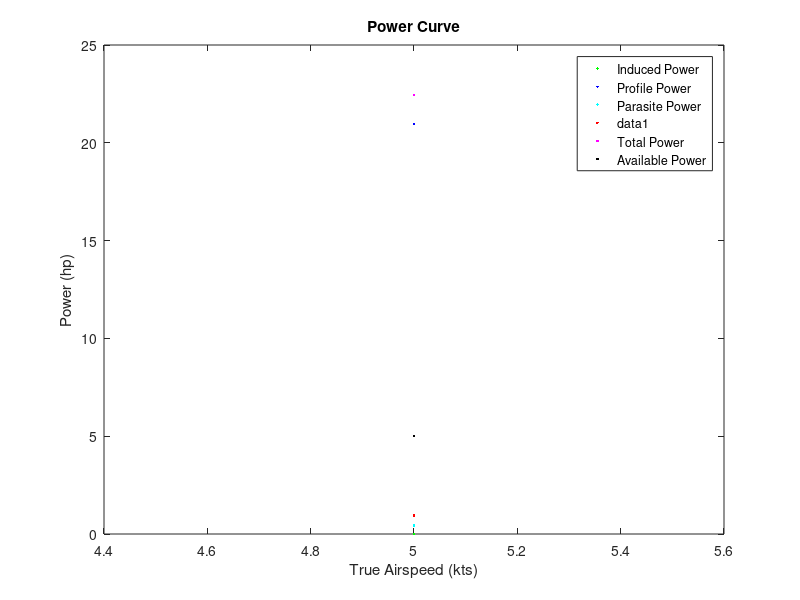
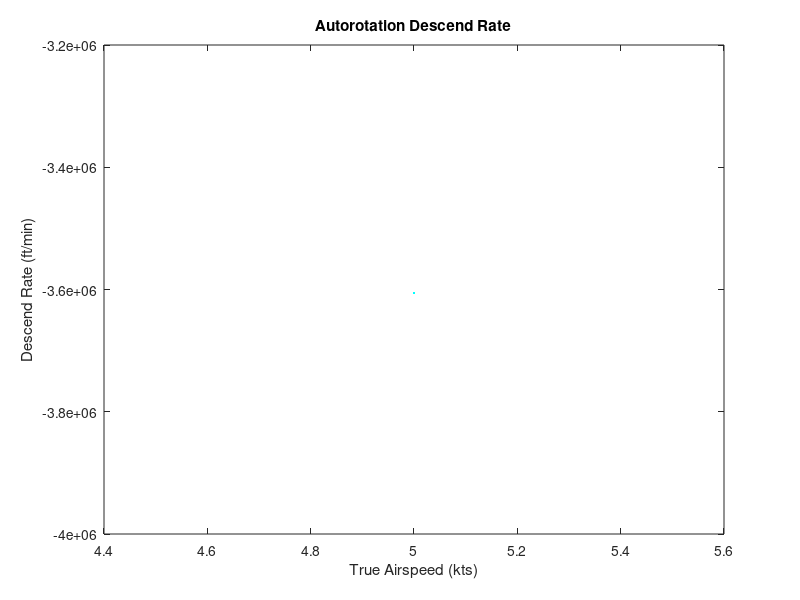
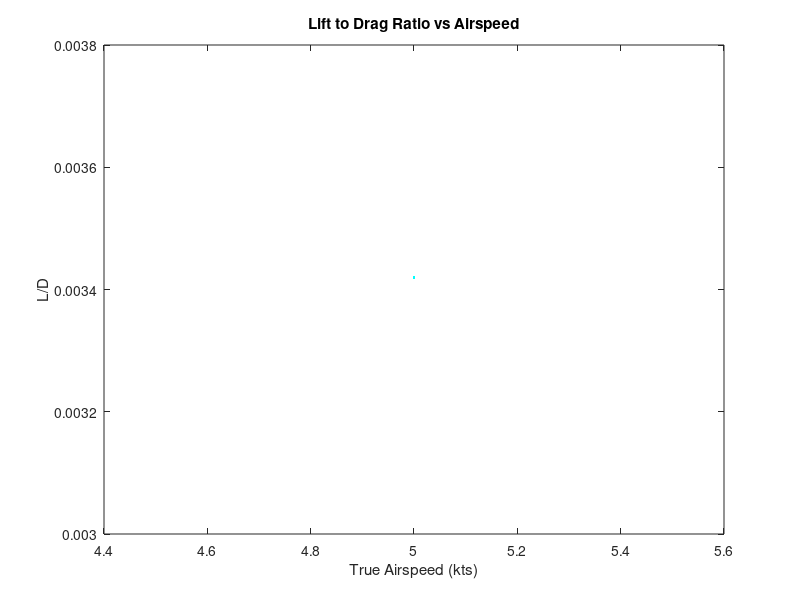
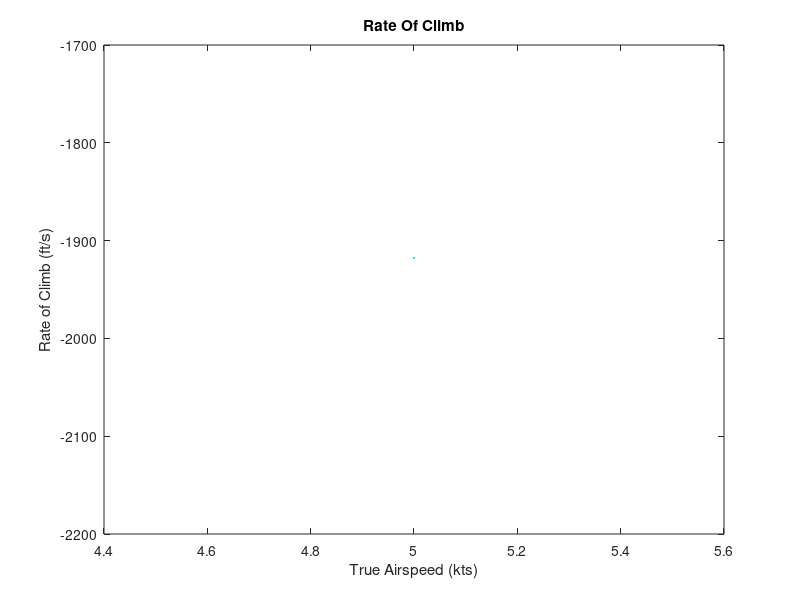

These charts were generated, in order, by the following MATLAB code:
% Single Rotor Helicopters Performance Analysis
% 
% Author: Reza Samarghandi 
% 
% rezasamarghandi@yahoo.com
%
%February 28, 2021

clear
clc
close all

minvel=input ('Minimum True Airspeed For Analysis (kts) : ');
maxvel=input ('Maximum True Airspeed For Analysis (kts) : ');
velocity=minvel:maxvel;
alfa_deg=input ('Angle Of Attack (Degrees): ');
alfa=0*pi/180; %angle of attack (rad)
velct=input ('Climb Velocity (kts) : ');
velc=velct*1.6878; %Climb Velocity in (ft/s)
rho=input ('Density Of Air in (lbs/ft^3) : ');
m=input ('Mass Of The Helicopter in (lbs) : '); 
r= input ('Radius Of The Main Rotor Blade (ft) : ');
rtr=input ('Radius Of The Tail Rotor Blade (ft) : ');
chord=input ('Chord Of The Main Rotor Blade (ft) : '); 
chordtr=input ('Chord Of The Tail Rotor Blade (ft) : ');  
nb=input ('Number Of Blades Of The Main Rotor : '); 
nbtr=input ('Number Of Blades Of The Tail Rotor : '); 
dtr=input ('Distance From The Tail Rotor Shaft To The Center Of Mass Of The Helicopter (ft) : ');  

cd0=input ('Main Rotor Blade Airfoil Drag Coefficient in Zero Angle Of Attack (cd0) : ');
cd0tr=input ('Tail Rotor Blade Airfoil Drag Coefficient in Zero Angle Of Attack (cd0 tr) : ');
g=32.17; %Gravitational Acceleration
rpm=input ('RPM of The Main Rotor : ');
rpmtr=input ('RPM of The Tail Rotor : ');
hpav=input ('Available power in hourse power : '); 
Pav=hpav*17696; %Available Power in (lb*ft^2/s^3)
mf=input ('fuel mass (lbs) : ');
sfchp=input ('specific fuel consumption (lb/(hp*h) : ');
sfc=sfchp/17696;
n=input ('Load Factor For Turn Radius (Use Maximum Load Factor To Find Minimum Turn Radius : ');
f=input ('Equivalent Flat Plate Area Of The Fuselage (ft^2) : '); 
k=input ('Induced power factor (Preferred Value is 1.15) : ');
kk=input ('Correction parameter (Preferred Value is 4.7) : '); 
omega=rpm*2*pi/60; %Main Rotor Rotational Speed (rad/s)
omegatr=rpmtr*2*pi/60; %Tail Rotor Rotational Speed (rad/s)
vtip=r*omega; %Main Rotor Blade Tip Speed (ft/s)
vtiptr=rtr*omegatr; %Tail Rotor Blade Tip Speed (ft/s)

a=pi*r^2; %Area of The Main Rotor (ft^2)
atr=pi*rtr^2; %Area of the Tail Rotor (ft^2)
sigma=nb*chord/(pi*r); %Solidity of The Main Rotor 
sigmatr=nbtr*chord/(pi*r); %Solidity of The Tail Rotor
w=m*g; %Weight of The Helicopter (lb*ft/s^2)
cw=w/(rho*a*vtip^2); %Coefficient of Weight

shp=17696; %hp to (lb*ft^2/s^3) 
Pc=w*velc; %Climb Power (lb*ft^2/s^3)
hpc=Pc/shp; %Climb Power (hp)
cpc=Pc/(rho*a*vtip^3);  %Climb Power Coefficient


for j=1:length(velocity)
v=velocity(j)*1.6878; %forward velocity in ft/s

miu=v*cos(alfa)/vtip; %Main Rotor Advance Ratio
miutr=miu*vtip/vtiptr; %Tail Rotor Advance Ratio

landa=sqrt(cw/2); %Initial Guess Of The Main Rotor Inflow Ratio

for i=1:50
    landa=miu*tan(alfa)+cw/(2*sqrt(miu^2+landa^2)); %Main Rotor Inflow Ratio
end

cpi=(k*cw^2)/(2*sqrt(miu^2+landa^2)); %Main Rotor Induced Power Coefficient
cp0=sigma*cd0/8*(1+kk*miu^2); %Main Rotor Profile Power Coefficient
cpp=0.5*f/a*miu^3; %Parasite Power Coefficient Of The Helicopter
Pi=cpi*rho*a*vtip^3; %Main Rotor Induced Power
P0=cp0*rho*a*vtip^3; %Main Rotor Profile Power
Pp=cpp*rho*a*vtip^3; %Parasite Power Of The Helicopter


ttr=(Pi+P0+Pp)/(omega*dtr); %Tail Rotor Required Thrust
cttr=ttr/(rho*atr*vtiptr^2); %Thrust Coefficient Of The Tail Rotor
landatr=sqrt(cttr/2); %Initial Guess Of The Tail Rotor Inflow Ratio

for i=1:50
    landatr=v*sin(alfa)/vtiptr+cttr/(2*sqrt(miutr^2+landatr^2)); %Tail Rotor Inflow Ratio
end

cpitr=(k*cttr^2)/(2*sqrt(miutr^2+landatr^2)); %Tail Rotor Induced Power Coefficient
cp0tr=sigmatr*cd0tr/8*(1+kk*miutr^2); %Tail Rotor Profile Power Coefficient

Pitr=cpitr*rho*atr*vtiptr^3/550; %Tail Rotor Induced Power
P0tr=cp0tr*rho*atr*vtiptr^3/550; %Tail Rotor Profile Power

Ptr=Pitr+P0tr; %Tail Rotor Power

cp= cpi+cp0+cpp+cpitr+cp0tr+cpc; %Total Required Power Coefficient
P=Pi+P0+Pp+Ptr+Pc; %Total Required Power
shp=17696;
hpi=Pi/shp; %Induced Power In HP 
hp0=P0/shp; %Profile Power In HP
hpp=Pp/shp; %Parasite Power In HP
hptr=Ptr/shp; %Tail Rotor Power In HP
hp=P/shp; %Total Required Power In HP

descend(j)=-cp/cw*vtip*60; %Vertical Autorotation Rate Of Descend (ft/min)

endurance(j)=mf/(P*sfc); %Endurance Of The Helicopter (Hour)

range(j)=mf*v/(P*sfc/3600); %Range Of The Helicopter (ft)

rc(j)=(Pav-P)/w; %Rate Of Climb ft/s


ld(j)=w*v/P; %L/D Of The Helicopter

radius(j)=v^2/(sqrt(n^2-1)*g); %Turn Radius For specific Load Factor



plot(velocity(j),hpi,'g.','DisplayName','Induced Power')
hold on

plot(velocity(j),hp0,'b.','DisplayName','Profile Power')
hold on

plot(velocity(j),hpp,'c.','DisplayName','Parasite Power')
hold on

plot(velocity(j),hptr,'r.')
hold on

plot(velocity(j),hp,'m.','DisplayName','Total Power')
hold on

plot(velocity(j),hpav,'k.','DisplayName','Available Power')
hold on
title('Power Curve')
xlabel('True Airspeed (kts)')
ylabel('Power (hp)')
legend('show')
end

figure
plot(velocity,descend,'c.')
title('Autorotation Descend Rate')
xlabel('True Airspeed (kts)')
ylabel('Descend Rate (ft/min)')

figure
plot(velocity,ld,'c.')
title('Lift to Drag Ratio vs Airspeed')
xlabel('True Airspeed (kts)')
ylabel('L/D')


figure
plot(velocity,rc,'c.')
title('Rate Of Climb')
xlabel('True Airspeed (kts)')
ylabel('Rate of Climb (ft/s)')





figure
plot(velocity,range,'c.')
title('Range Of The Helicopter')
xlabel('True Airspeed (kts)')
ylabel('Range (ft)')

figure
plot(velocity,endurance,'c.')
title('Endurance Of The Helicopter')
xlabel('True Airspeed (kts)')
ylabel('Endurance (hour)')

figure
plot(velocity,radius,'c.')
title('Turn Radius')
xlabel('True Airspeed (kts)')
ylabel('Turn Radius (ft)')

